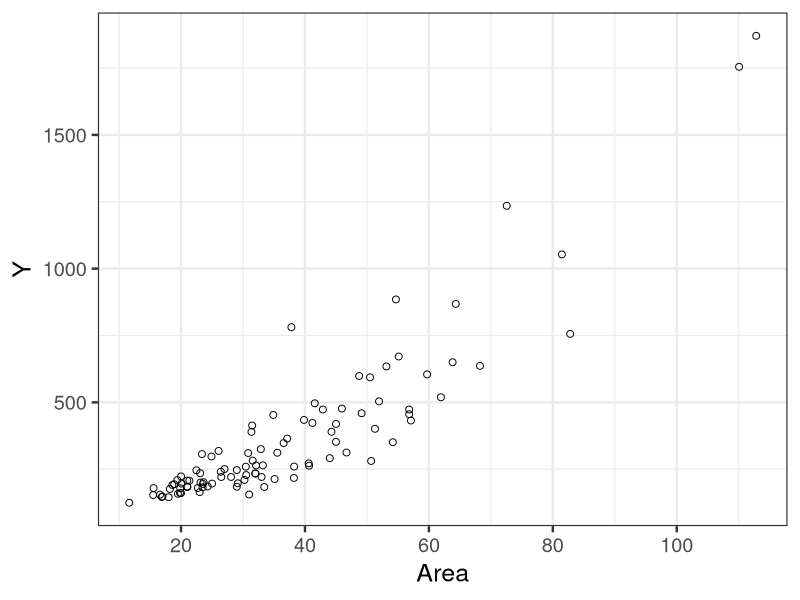
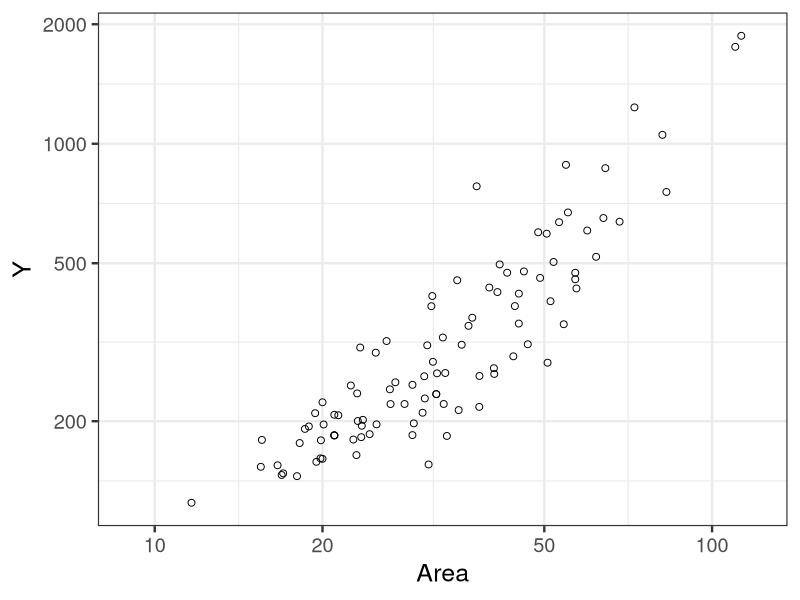

Generate these figures, in order, with R:
library(ggplot2)

d <- read.csv(file='input/data-rental.csv')

p <- ggplot(data=d, aes(x=Area, y=Y)) +
  theme_bw(base_size=18) +
  geom_point(shape=1, size=2) +
  scale_x_continuous(breaks=seq(from=20, to=120, by=20))
ggsave(file = 'output/fig7-1-left.png', plot=p, dpi=300, w=4, h=3)

p <- ggplot(data=d, aes(x=Area, y=Y)) +
  theme_bw(base_size=18) +
  geom_point(shape=1, size=2) +
  scale_x_log10(breaks=c(1,2,5,10,20,50,100)) + scale_y_log10(breaks=c(10,20,50,100,200,500,1000,2000)) +
  coord_cartesian(xlim=c(9, 120)) 
ggsave(file = 'output/fig7-1-right.png', plot=p, dpi=300, w=4, h=3)
